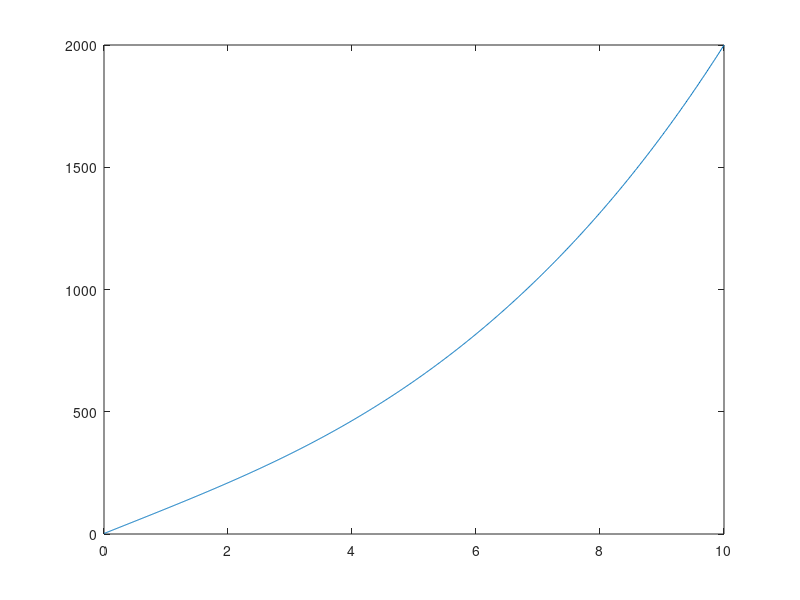

The MATLAB script that drew this image:
%% Opdracht 6
% Gebruik een for-lus om de onderstaande vectoren element-voor-element bij
% elkaar op te tellen plus de index van de vectoren.
% 
% Bijvoorbeeld
% element 1 van: vector 1 + vector 2 + vector 3 + 1
% element 8 van: vector 1 + vector 2 + vector 3 + 8
% etc.
%
% Stop de opgetelde elementen in een vector genaamd 'resultaat'. 
% Plot als laatste de vector resultaat (op de x-as komt de variabele 't').

t = 0:0.01:10;
vector1 = sin(t);
vector2 = cos(t);
vector3 = t.^3;

for n = 1:length(t)
    resultaat(n) = vector1(n)+vector2(n)+vector3(n)+n;
end
plot(t,resultaat)
